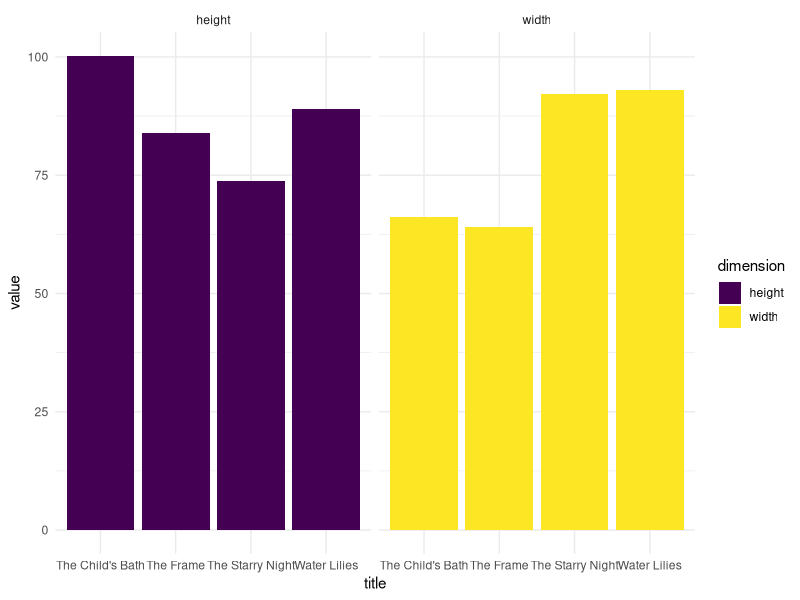

Reproduce this figure in R.
## ---- chunk 1
#| echo: false
library(broom)
library(knitr)
library(tidyverse)
theme_set(theme_minimal())

works <- tibble(
  work_id = c(1, 2, 3, 4),
  title = c(
    "The Starry Night", "The Child's Bath",
    "Water Lilies", "The Frame"
  ),
  artist = c(
    "Vincent van Gogh", "Mary Cassatt",
    "Claude Monet", "Frida Kahlo"
  ),
  museum_id = c(102, 104, 104, 103)
)

works
## ---- chunk 2
#| echo: false
museums <- tibble(
  museum_id = c(101, 102, 103, 104),
  museum_name = c("The Met", "MoMA", "Musée National d'Art Moderne", "Art Institute of Chicago"),
  city = c("New York", "New York", "Paris", "Chicago"),
  country = c("USA", "USA", "France", "USA")
)

museums
## ---- chunk 3
#| output-location: slide
museums |>
  left_join(works, by = "museum_id") |>
  select(museum_name, title)
## ---- chunk 4
#| echo: false

museums |>
  inner_join(works, by = "museum_id") |>
  select(city, title, artist)
## ---- chunk 5
museums |>
  inner_join(works, by = "museum_id") |>
  select(city, title, artist)
## ---- chunk 6
museums |>
  semi_join(works, by = "museum_id")

museums |>
  anti_join(works, by = "museum_id")
## ---- chunk 7
#| echo: false

dimensions <- tibble(
  work_id = c(1, 2, 3, 4),
  height = c(73.7, 100.3, 89.0, 84.0),
  width = c(92.1, 66.1, 93.1, 64.0),
  depth = c(NA, NA, NA, 12.0)
)
dimensions
## ---- chunk 8
#| output-location: slide
dimensions |>
  pivot_longer(
    cols = c(height, width, depth),
    names_to = "dimension",
    values_to = "value"
  )
## ---- chunk 9
#| output-location: slide
#| code-line-numbers: "7|8|9-12|14"
dimensions |>
  pivot_longer(
    cols = c(height, width, depth),
    names_to = "dimension",
    values_to = "value"
  ) |>
  left_join(works, by = "work_id") |>
  filter(dimension != "depth") |>
  ggplot(aes(
    x = title, y = value,
    fill = dimension, group = dimension
  )) +
  geom_col() +
  facet_wrap(~dimension) +
  scale_fill_viridis_d()
## ---- chunk 10
#| echo: false
appraisals <- tibble(
  work_id = c(1, 1, 1, 2, 2, 2),
  title = c(
    "The Starry Night", "The Starry Night", "The Starry Night",
    "The Child's Bath", "The Child's Bath", "The Child's Bath"
  ),
  year = c(2000, 2010, 2020, 2000, 2010, 2020),
  value = c(10000000, 15000000, 20000000, 5000000, 7000000, 9000000)
)

appraisals
## ---- chunk 11
#| echo: false

appraisals |>
  pivot_wider(
    names_from = year,
    names_prefix = "value_",
    values_from = value
  )
## ---- chunk 12
appraisals |>
  pivot_wider(
    names_from = year,
    names_prefix = "value_",
    values_from = value
  ) |>
  mutate(
    pct_change = ((value_2020 - value_2000) / value_2000) * 100
  )
## ---- chunk 13
#| echo: false
# Set seed for reproducibility
set.seed(1)

# Number of total bids (total of 15 bids for 3 bidders)
total_bids <- 50

# Initial bid starting point
starting_bid <- 10000000

# Generate normally distributed bid increments for each bidder
bid_increments <- abs(rnorm(total_bids, mean = 600000, sd = 150000))

# Calculate the cumulative bids by adding increments
bids <- starting_bid + cumsum(bid_increments)

# Alternate bidders (cycling through "Bidder1", "Bidder2", "Bidder3")
bidders <- rep(c("Peggy Guggenheim", "David Geffen", "François Pinault"), length.out = total_bids)

# Create a tibble with bidder names and their respective bids
auction_bids <- tibble(
  work_id = 1,
  bid_number= 1:total_bids,
  bidder = bidders,
  bid = bids
)
## ---- chunk 14
auction_bids |> 
  slice_head(n = 5)
## ---- chunk 15
model <- lm(bid ~ bid_number, data = auction_bids)

model |> 
  tidy() |> 
  mutate(across(where(is.numeric), ~ round(., 2)) ) |>
  kable()
